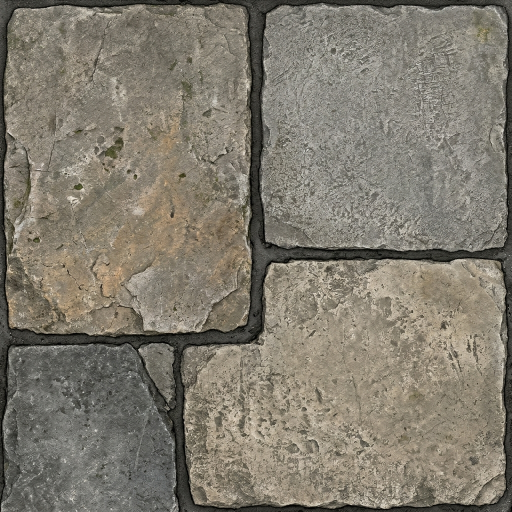
#> input picture games/tactics/art/raw/tile_floor.png, 1024 x 1024 px (shown at 1/2 size); its folder holds 2 pictures in this run
$ python validate_pixel_crispness.py
#> lines starting #> are read from the running program, lines starting #| are printed output that depends on the picture
#!/usr/bin/env python3
"""
validate_pixel_crispness.py
Automated visual & technical audit tool for crisp pixel art rendering in Godot 4.

Checks:
  1. Engine Configuration Audit (project.godot settings for Nearest filter & pixel snapping)
  2. Lossless Import Audit (verifies .import files do not use lossy/VRAM compression)
  3. Hard-Edge Alpha Audit (verifies PNG sprites do not contain accidental anti-aliasing blur)
  4. Generates visual 8x pixel-grid contact sheet: logs/pixel_crispness_review.png
"""

import os
import sys
import glob
from pathlib import Path
from PIL import Image, ImageDraw

if sys.stdout.encoding.lower() != 'utf-8':
    try:
        sys.stdout.reconfigure(encoding='utf-8')
    except Exception:
        pass

PROJECT_ROOT = Path(__file__).resolve().parents[2]
LOGS_DIR = PROJECT_ROOT / "logs"
LOGS_DIR.mkdir(exist_ok=True)


def audit_engine_config():
    print("=== 1. Auditing Engine Settings (project.godot) ===")
    godot_cfg = PROJECT_ROOT / "project.godot"
    if not godot_cfg.exists():
        print("  ❌ FAIL: project.godot not found!")
        return False

    content = godot_cfg.read_text()
    checks = {
        'default_texture_filter=0': "Nearest Texture Filter",
        'snap_2d_transforms=true': "2D Transform Pixel Snapping",
        'snap_2d_vertices=true': "2D Vertex Pixel Snapping",
        'window/stretch/mode="canvas_items"': "Canvas Items Viewport Stretch"
    }

    passed = True
    for key, desc in checks.items():
        if key in content:
            print(f"  ✅ PASS: {desc} configured ({key})")
        else:
            print(f"  ❌ FAIL: Missing engine setting: {desc} ({key})")
            passed = False
    return passed

def audit_import_files():
    print("\n=== 2. Auditing Texture Import Files (.import) ===")
    import_files = list(PROJECT_ROOT.glob("games/**/*.png.import"))
    if not import_files:
        print("  ⚠️ WARN: No .import files found under games/")
        return True

    lossy_count = 0
    total = len(import_files)
    for imp in import_files:
        text = imp.read_text()
        if 'compress/mode=0' not in text and 'compress/mode=1' in text:
            print(f"  ❌ Lossy compression found: {imp.relative_to(PROJECT_ROOT)}")
            lossy_count += 1

    if lossy_count == 0:
        print(f"  ✅ PASS: All {total} texture import files use Lossless mode.")
        return True
    else:
        print(f"  ❌ FAIL: {lossy_count}/{total} import files use lossy compression.")
        return False

def audit_sprite_alpha_crispness():
    print("\n=== 3. Auditing Sprite Alpha & Edge Crispness ===")
    all_pngs = [p for p in PROJECT_ROOT.glob("games/**/*.png") if not p.name.endswith("-review.png")]
    # UI overlays (range grids, panel backgrounds) use uniform alpha modulation by design
    png_files = [p for p in all_pngs if "/ui/" not in p.as_posix().lower()]
    if not png_files:
        print("  ⚠️ WARN: No PNG sprites found!")
        return True, []


    blurred_sprites = []
    clean_sprites = 0

    for png_path in png_files:
        try:
            with Image.open(png_path) as img:
#> img is the input picture: PIL image 1024x1024 RGB; mean R, G, B 128.8, 123.1, 110.6
                if img.mode != 'RGBA':
                    clean_sprites += 1
                    continue

                # Analyze alpha channel for semi-transparent edge blur
                alpha = img.split()[3]
                pixels = list(alpha.getdata())
                # Count semi-transparent pixels (0 < alpha < 255)
                semi_trans = [p for p in pixels if 0 < p < 255]

                # Allow a small tolerance for deliberate shadow drops (< 5% of pixels)
                ratio = len(semi_trans) / max(len(pixels), 1)
                if ratio > 0.08:
                    blurred_sprites.append((png_path, ratio))
                else:
                    clean_sprites += 1
        except Exception as e:
            print(f"  ⚠️ Could not read {png_path}: {e}")
#> pass 2 of the loop in audit_sprite_alpha_crispness, `for png_path in png_files:`:
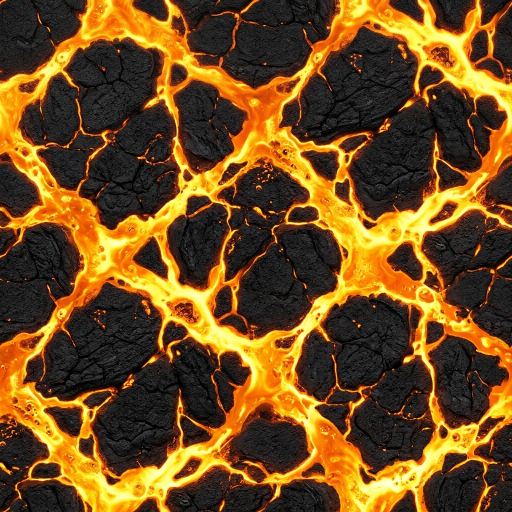
#> input picture games/tactics/art/raw/tile_lava.png, 1024 x 1024 px (shown at 1/2 size)
#> in audit_sprite_alpha_crispness, img is the input picture: PIL image 1024x1024 RGB; mean R, G, B 112.6, 77, 29.4

    if not blurred_sprites:
        print(f"  ✅ PASS: 100% of {len(png_files)} sprites have crisp 1-pixel hard edges.")
        return True, png_files
    else:
        print(f"  ❌ FAIL: {len(blurred_sprites)} sprites show anti-aliasing edge blur.")
        for path, ratio in blurred_sprites[:5]:
            print(f"     → {path.relative_to(PROJECT_ROOT)} ({ratio*100:.1f}% semi-transparent pixels)")
        return False, png_files

def generate_pixel_crispness_sheet(png_files):
    print("\n=== 4. Generating Visual Pixel Grid Contact Sheet ===")
    output_path = LOGS_DIR / "pixel_crispness_review.png"

    # Select representative sprites
    sample_files = []
    keywords = ["unit_sun_knight", "unit_pyromancer", "player", "slime", "coin", "stone_floor", "unit_golem"]
    for kw in keywords:
        for p in png_files:
            if kw in p.name.lower() and p not in sample_files:
                sample_files.append(p)
                break

    if not sample_files:
        sample_files = png_files[:6]

    scale = 8  # 8x zoom
    grid_padding = 4
    cell_w, cell_h = 32 * scale, 32 * scale
    cols = min(len(sample_files), 4)
    rows = (len(sample_files) + cols - 1) // cols

    sheet_w = cols * (cell_w + grid_padding) + grid_padding
    sheet_h = rows * (cell_h + grid_padding + 20) + grid_padding
    sheet = Image.new("RGBA", (sheet_w, sheet_h), (25, 30, 40, 255))
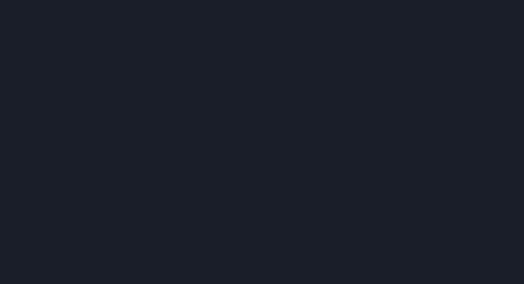
#> sheet: PIL image 524x284 RGBA; mean R, G, B, A 25, 30, 40, 255
    draw = ImageDraw.Draw(sheet)

    for i, pfile in enumerate(sample_files):
        r = i // cols
        c = i % cols
        x0 = c * (cell_w + grid_padding) + grid_padding
        y0 = r * (cell_h + grid_padding + 20) + grid_padding

        # Draw dark grid backdrop
        draw.rectangle([x0, y0, x0 + cell_w, y0 + cell_h], fill=(40, 45, 60, 255), outline=(70, 80, 110, 255))

        try:
            with Image.open(pfile) as src:
                src_rgba = src.convert("RGBA")
                # Resize using Nearest Neighbor filtering to preserve clean pixel grids
                zoomed = src_rgba.resize((src.width * scale, src.height * scale), Image.NEAREST)

                # Center sprite in cell
                offset_x = x0 + (cell_w - zoomed.width) // 2
#> offset_x = -3964
                offset_y = y0 + (cell_h - zoomed.height) // 2
#> offset_y = -3964
                sheet.alpha_composite(zoomed, (max(x0, offset_x), max(y0, offset_y)))
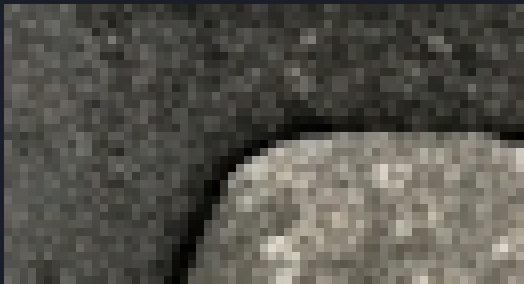
#> sheet: PIL image 524x284 RGBA; mean R, G, B, A 85.9, 84.3, 77.3, 255

                # Draw 1px pixel-grid overlay lines to demonstrate alignment
                for px in range(0, cell_w, scale):
                    draw.line([(x0 + px, y0), (x0 + px, y0 + cell_h)], fill=(255, 255, 255, 20))
                for py in range(0, cell_h, scale):
                    draw.line([(x0, y0 + py), (x0 + cell_w, y0 + py)], fill=(255, 255, 255, 20))

                # Label
                label = pfile.stem
                draw.text((x0 + 4, y0 + cell_h + 2), label[:18], fill=(220, 230, 255, 255))
        except Exception as e:
            print(f"  ⚠️ Error rendering sample {pfile.name}: {e}")
#> pass 2 of the loop in generate_pixel_crispness_sheet, `for i, pfile in enumerate(sample_files):`:
#> in generate_pixel_crispness_sheet, `zoomed = src_rgba.resize((src.width * scale, src.height * scale), Imag..`:
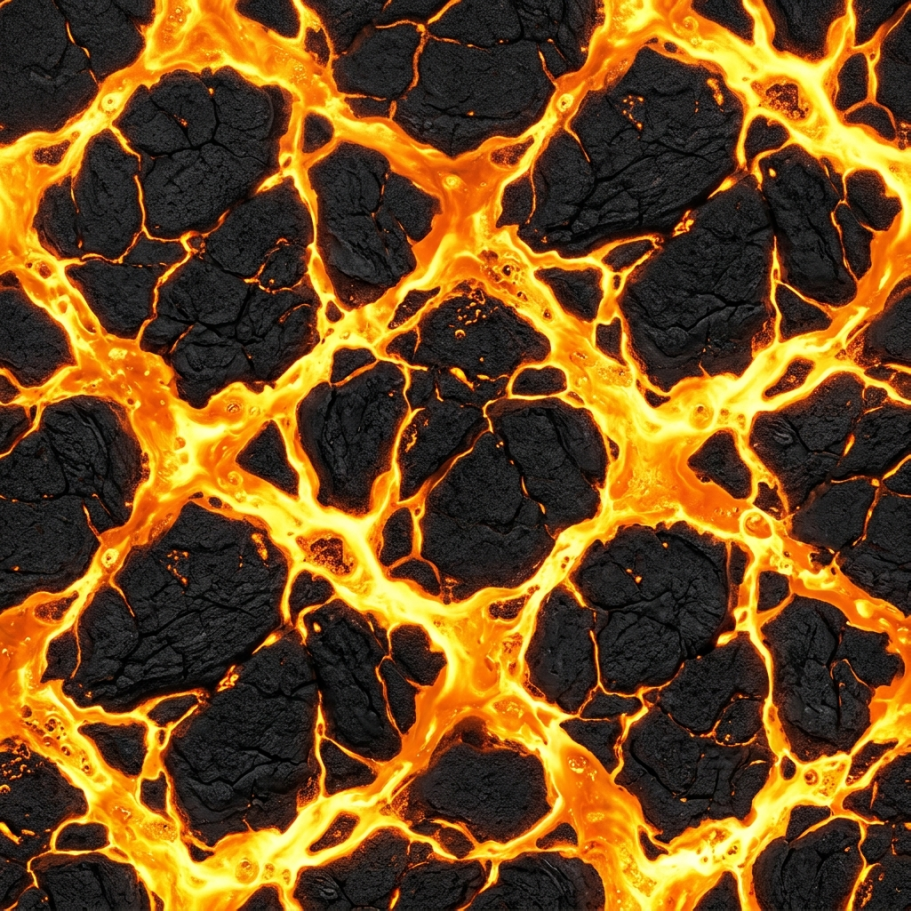
#> zoomed: PIL image 8192x8192 RGBA (shown at 1/9 size); mean R, G, B, A 112.6, 77, 29.4, 255

    sheet.save(output_path)
    print(f"  ✅ Created visual pixel audit sheet: {output_path.relative_to(PROJECT_ROOT)} ({sheet_w}x{sheet_h}px)")
    return True

def main():
    print("==========================================")
    print("  PIXEL ART CRISPNESS & POLISH AUDIT TOOL ")
    print("==========================================\n")

    cfg_ok = audit_engine_config()
    imp_ok = audit_import_files()
    alpha_ok, png_files = audit_sprite_alpha_crispness()
    sheet_ok = generate_pixel_crispness_sheet(png_files)

    print("\n==========================================")
    if cfg_ok and imp_ok and alpha_ok:
        print("  🎉 AUDIT PASSED: Pixel art rendering is 100% crisp & lossless!")
        print("==========================================")
        return 0
    else:
        print("  ❌ AUDIT FAILED: Fix reported pixel blurring issues above.")
        print("==========================================")
        return 1

if __name__ == "__main__":
    import sys
#> (the run stopped early here; a loop or call above may not have finished)
